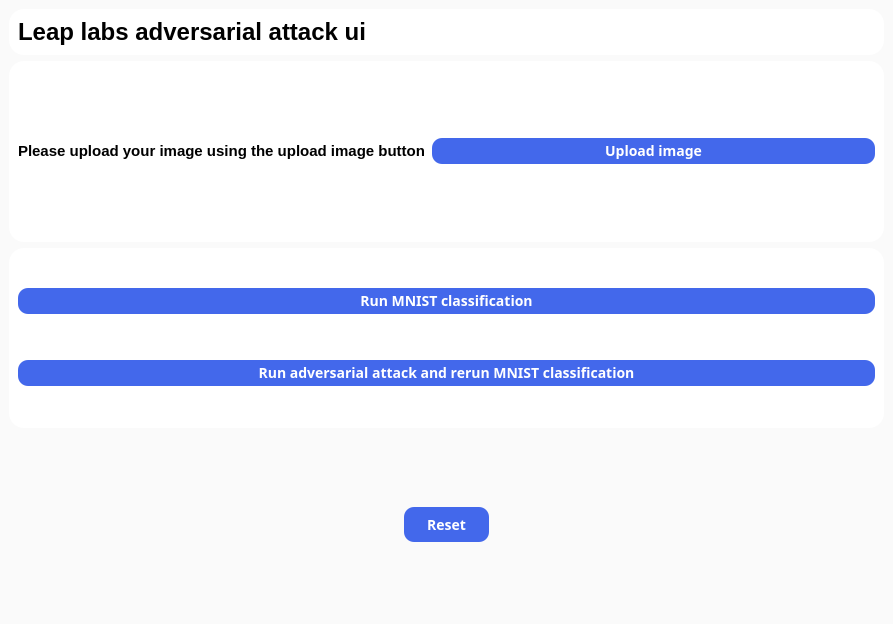
<?xml version="1.0" encoding="UTF-8"?>
<ui version="4.0">
 <class>MainWindow</class>
 <widget class="QMainWindow" name="MainWindow">
  <property name="geometry">
   <rect>
    <x>0</x>
    <y>0</y>
    <width>893</width>
    <height>624</height>
   </rect>
  </property>
  <property name="windowTitle">
   <string>CRISPR-TAPE 2.0</string>
  </property>
  <property name="styleSheet">
   <string notr="true"/>
  </property>
  <widget class="QWidget" name="centralwidget">
   <property name="styleSheet">
    <string notr="true">#centralwidget{
background: #FAFAFA;
}

#widget,  #widget_3, #widget_5{
background: #FFF;
border-radius: 15px;

	color: #fff;
	font-size: 14px;
	font-family: Poppins;
	font-style: normal;
	font-weight: 500;
	line-height: 100%;
}

#widget_2,  #widget_4, #frame{
background: #FFF;
border-radius: 15px;
}

/* ---------------- Style for QPushButton---------------- */

QPushButton{
	padding: 3px 7px;
	border-radius: 10px;
	background: #4368EB;

	color: #fff;
	font-size: 14px;
	font-family: Poppins;
	font-style: normal;
	font-weight: 500;
	line-height: 100%;
}
QPushButton:hover{
	background:  rgba(67, 104, 235, 0.6);
}


/* ---------------- Style for QLineEdit---------------- */

QLineEdit{
	padding: 2px 7px;
	
	border-radius: 5px;
	border: 1px solid #757575;
	background: #FFF;
	
	color: #1B1E20;
	font-weight: 500;
	line-height: 150%;
}

QTextBrowser{
	padding: 11px 15px;
	
	border-radius: 5px;
	border: 1px solid #757575;
	background: #FFF;
	
	color: #1B1E20;
	font-weight: 500;
	line-height: 150%;
}


/* ---------------- Style for QComboBox ---------------- */


QComboBox {
	border-radius: 5px;
    border: 1px solid #757575;
	padding: 2px 5px;

	color: #1B1E20;
	font-size: 14px;
	font-family: Poppins;
	font-weight: 500;

	background-color: #FFF;
}

QComboBox QAbstractItemView {
	background-color: #FFF;
	border-radius: 5px;
	border: 1px solid #757575;
	padding: 3px;
	color: #1B1E20;
	selection-background-color: #636a87;
}

QComboBox:!editable, QComboBox::drop-down:editable {
	background-color : #FFFFFF  ;
}

QComboBox:!editable:on, QComboBox::drop-down:editable:on {
	background-color : #FFFFFF  ;
}

QComboBox::drop-down {
	subcontrol-origin: padding;
    subcontrol-position: top right;
    border-left-width: 0px;
    border-left-style: solid; 
}

QComboBox::down-arrow {
	image: url(:/icon/Arrow - Down -- Black.svg);

	width: 16px; 
	height: 16px;
	padding-right : 15px;
} 


/* ---------------- Style for QSpinBox ---------------- */


QSpinBox {
	border-radius: 5px;
    border: 1px solid #757575;
	padding: 3px 15px;

	color: #1B1E20;
	font-size: 14px;
	font-family: Poppins;
	font-weight: 500;
}

QSpinBox::up-button {
	subcontrol-origin: border;
    subcontrol-position: top right; /* position at the top right corner */

    image: url(:/icon/spin up -- Black.svg);
    border-width: 1px;
	padding : 10px 15px;
}

QSpinBox::down-button {
    subcontrol-origin: border;
    subcontrol-position: bottom right; /* position at bottom right corner */

    image: url(:/icon/spin down -- Black.svg);
    border-width: 1;
	padding : 10px 15px;
}
</string>
   </property>
   <layout class="QVBoxLayout" name="verticalLayout">
    <item>
     <widget class="QWidget" name="widget" native="true">
      <property name="sizePolicy">
       <sizepolicy hsizetype="Preferred" vsizetype="Fixed">
        <horstretch>0</horstretch>
        <verstretch>0</verstretch>
       </sizepolicy>
      </property>
      <layout class="QHBoxLayout" name="horizontalLayout">
       <item>
        <widget class="QLabel" name="label">
         <property name="sizePolicy">
          <sizepolicy hsizetype="Preferred" vsizetype="Fixed">
           <horstretch>0</horstretch>
           <verstretch>0</verstretch>
          </sizepolicy>
         </property>
         <property name="font">
          <font>
           <pointsize>18</pointsize>
           <weight>75</weight>
           <bold>true</bold>
          </font>
         </property>
         <property name="text">
          <string>Leap labs adversarial attack ui</string>
         </property>
        </widget>
       </item>
      </layout>
     </widget>
    </item>
    <item>
     <widget class="QWidget" name="widget_2" native="true">
      <layout class="QGridLayout" name="gridLayout">
       <item row="0" column="1" colspan="2">
        <widget class="QPushButton" name="upload_image">
         <property name="cursor">
          <cursorShape>PointingHandCursor</cursorShape>
         </property>
         <property name="text">
          <string>Upload image</string>
         </property>
        </widget>
       </item>
       <item row="0" column="0">
        <widget class="QLabel" name="label_4">
         <property name="font">
          <font>
           <pointsize>11</pointsize>
           <weight>75</weight>
           <bold>true</bold>
          </font>
         </property>
         <property name="text">
          <string>Please upload your image using the upload image button</string>
         </property>
        </widget>
       </item>
      </layout>
     </widget>
    </item>
    <item>
     <widget class="QWidget" name="widget_4" native="true">
      <layout class="QGridLayout" name="gridLayout_2">
       <property name="horizontalSpacing">
        <number>20</number>
       </property>
       <property name="verticalSpacing">
        <number>15</number>
       </property>
       <item row="0" column="0">
        <widget class="QPushButton" name="run_MNIST_classification">
         <property name="text">
          <string>Run MNIST classification</string>
         </property>
        </widget>
       </item>
       <item row="1" column="0">
        <widget class="QPushButton" name="run_adversarial_attack_and_rerun_MNIST_classification">
         <property name="text">
          <string>Run adversarial attack and rerun MNIST classification</string>
         </property>
        </widget>
       </item>
      </layout>
     </widget>
    </item>
    <item>
     <widget class="QWidget" name="widget_6" native="true">
      <layout class="QHBoxLayout" name="horizontalLayout_3">
       <item>
        <widget class="QPushButton" name="reset_button">
         <property name="minimumSize">
          <size>
           <width>80</width>
           <height>35</height>
          </size>
         </property>
         <property name="maximumSize">
          <size>
           <width>85</width>
           <height>35</height>
          </size>
         </property>
         <property name="cursor">
          <cursorShape>PointingHandCursor</cursorShape>
         </property>
         <property name="text">
          <string>Reset</string>
         </property>
        </widget>
       </item>
      </layout>
     </widget>
    </item>
   </layout>
  </widget>
 </widget>
 <resources/>
 <connections/>
</ui>
